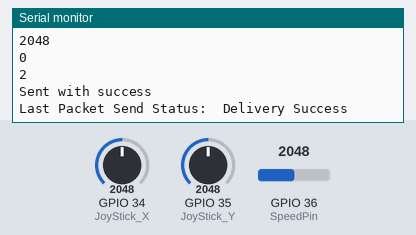
Simulated run of this sketch. Board: ESP32. On the bench: the last lines printed to the serial monitor. The test bench sets the inputs (shaded band); at power-on: GPIO 34 (JoyStick_X) = 2048, GPIO 35 (JoyStick_Y) = 2048, GPIO 36 (SpeedPin) = 2048.

Above: at 1.2 s.
1.3 s: GPIO 34 (JoyStick_X) set to 1325
At 1.52 s:
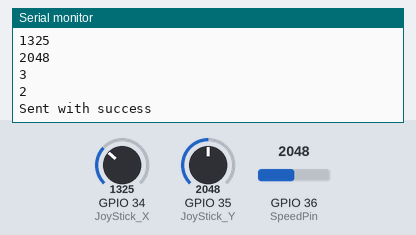
2.8 s: GPIO 35 (JoyStick_Y) set to 2770
At 3.24 s:
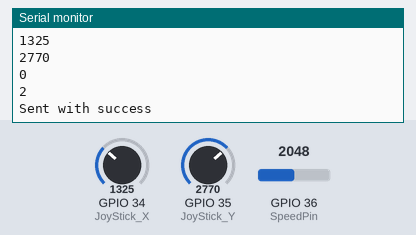
4.3 s: GPIO 36 (SpeedPin) set to 1325
At 4.36 s:
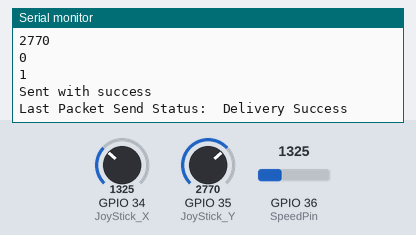
5.8 s: GPIO 34 (JoyStick_X) set to 1405
At 5.97 s:
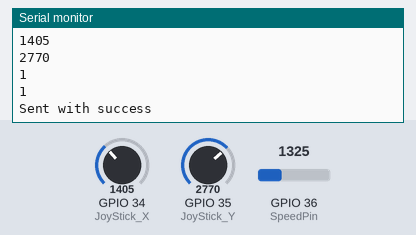
7.3 s: GPIO 35 (JoyStick_Y) set to 2690
At 7.69 s:
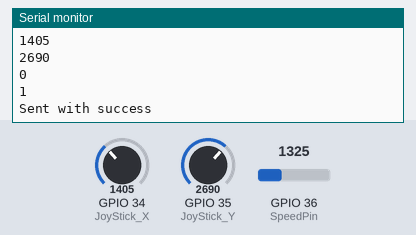
8.8 s: GPIO 36 (SpeedPin) set to 3603
At 8.91 s:
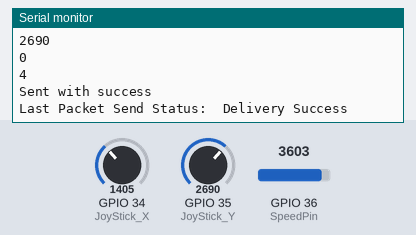
Timing chart, 0 to 11.3 s (numbered marks = the images above; inputs shaded):
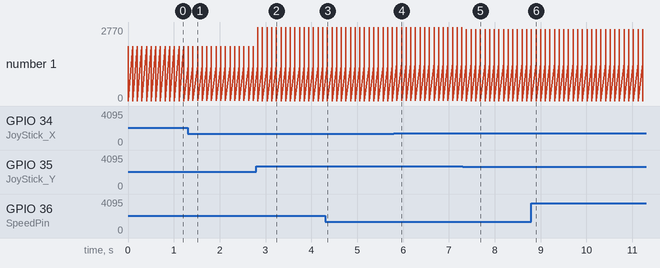

Measured:
- after the input at 1.3 s, the serial monitor: prints a new line at once (image 1)
- after the input at 2.8 s, the serial monitor: prints a new line at once (image 2)
- after the input at 4.3 s, the serial monitor: prints a new line after 0.05 s (image 3)
- after the input at 5.8 s, the serial monitor: prints a new line after 0.07 s (image 4)
- after the input at 7.3 s, the serial monitor: prints a new line after 0.08 s (image 5)
- after the input at 8.8 s, the serial monitor: prints a new line after 0.10 s (image 6)
- plotted number 1: 2 → 1 after the input at 4.3 s, 1 → 4 after the input at 8.8 s

The sketch:

Joystick_2D_controller.ino
```cpp
/*
This code is of transmitter
*/

#include <esp_now.h>
#include <WiFi.h>
// Variables for test data
int JoyStick_X = 34; // Analog Pin  X
int JoyStick_Y = 35; // // Analog Pin  Y
int SpeedPin = 36; // speed pin from other joystick


// REPLACE WITH THE MAC Address of your receiver
uint8_t broadcastAddress[] = {0x08, 0xb6, 0x1f, 0x3b, 0x60, 0x10};

// Define variables to store Joystick readings to be sent
typedef struct struct_message {

  int x,y,cmd;
  int spid;

} struct_message;

// Variable to store if sending data was successful
String success;

//Structure example to send data
//Must match the receiver structure

// Create a struct_message called myData to hold joystick readings
struct_message myData;

esp_now_peer_info_t peerInfo;

// Callback when data is sent
void OnDataSent(const uint8_t *mac_addr, esp_now_send_status_t status) {
  Serial.print("\r\nLast Packet Send Status:\t");
  Serial.println(status == ESP_NOW_SEND_SUCCESS ? "Delivery Success" : "Delivery Fail");
  if (status ==0){
    success = "Delivery Success :)";
  }
  else{
    success = "Delivery Fail :(";
  }
}

void setup() {
  // Init Serial Monitor
  Serial.begin(115200);

  // Init Joystick
  pinMode(JoyStick_X,INPUT);
  pinMode(JoyStick_Y,INPUT);
  pinMode(SpeedPin , INPUT);

  // Set device as a Wi-Fi Station
  WiFi.mode(WIFI_STA);

  // Init ESP-NOW
  if (esp_now_init() != ESP_OK) {
    Serial.println("Error initializing ESP-NOW");
    return;
  }

  // Once ESPNow is successfully Init, we will register for Send CB to
  // get the status of Trasnmitted packet
  esp_now_register_send_cb(OnDataSent);

  // Register peer
  memcpy(peerInfo.peer_addr, broadcastAddress, 6);
  peerInfo.channel = 0;
  peerInfo.encrypt = false;

  // Add peer
  if (esp_now_add_peer(&peerInfo) != ESP_OK){
    Serial.println("Failed to add peer");
    return;
  }
}

void loop() {

  // Set values to send
  int x = analogRead(JoyStick_X); //  X
  int y = analogRead(JoyStick_Y); //  Y
  int speedraw = analogRead(SpeedPin); // speed

// Format structured data
  myData.x = x;   //myData.x now stores value of X
  myData.y = y;   //myData.y now stores value of Y
  myData.cmd = cmd();
  myData.spid= map(speedraw, 0, 4090, 0,5);    // linearly maps (0, 4095) -> (0, 5) which will be using for speed control
  Serial.println(x);
  Serial.println(y);
  Serial.println(myData.cmd);
  Serial.println(myData.spid);
  Serial.println();

  // Send message via ESP-NOW
  esp_err_t result = esp_now_send(broadcastAddress, (uint8_t *) &myData, sizeof(myData));

  if (result == ESP_OK) {
    Serial.println("Sent with success");
    digitalWrite( 2, HIGH);
    Serial.println("\n");
  }
  else {
    Serial.println("Error sending the data");
  }
  delay(100);
}

/*
cmd function returns a signle digit value which will then control the direction of the bot
eg. if return
0 -> dont move
1 -> go forward
*/
int cmd()
{
  int valX = digi(analogRead(JoyStick_X));    // wirte the value of X
  int valY = digi(analogRead(JoyStick_Y));
  // put your main code here, to run repeatedly:

  if ((valX==1)and (valY==1)){  /// valX = 1 and valY = 1 means joystick is in it's original position. Bot should not move
      return 0; // stationary
    }
  if ((valX==1)and (valY==2)){
      return 1; // right
    }
  if ((valX==1)and (valY==0)){
      return 2; // left
    }
  if ((valX==0)and (valY==1)){
      return 3; // back
    }
  if ((valX==2)and (valY==1)){
      return 4; // forward
    }
  else {
    return 0; // eat 5 star do nothing :)
  }
}

/*
digi function divides range of Joystick output into three parts.
Fill in the appropriate values in the blanks for digi function do so
eg. if ( analval < 1900)  return 0;
    else return 1;

    The above code divides the input into two parts.
*/
int digi(int analval){
    if ( analval <= 1365 )  return 0;
    if((analval  > 1365)and (analval< 2730))  return 1;
    if (analval >= 2730) return 2;
    else return 3;
}
```
